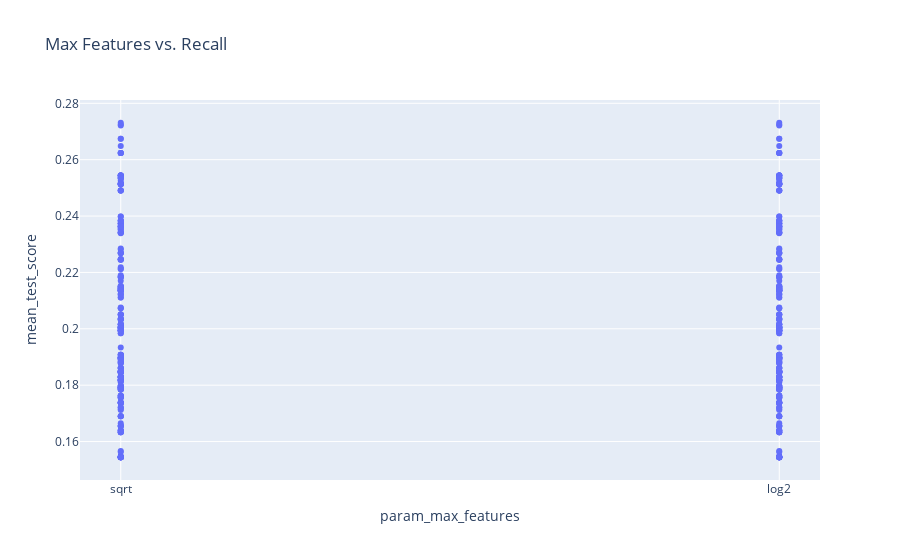

The code cell stored with this chart in its notebook:
### Code cell
px.scatter(df_tree_search_cv, x="param_max_features", y="mean_test_score", title="Max Features vs. Recall")

### Figure 1 — Plotly figure (JSON) as saved in the notebook; plotly's stock layout.template omitted (floating-point values rounded to 4 significant figures; data arrays with more than 128 entries replaced by an {"elided": "..."} marker saying what was removed)
{"data": [{"hovertemplate": "param_max_features=%{x}<br>mean_test_score=%{y}<extra></extra>", "legendgroup": "", "marker": {"color": "#636efa", "symbol": "circle"}, "mode": "markers", "name": "", "orientation": "v", "showlegend": false, "type": "scatter", "x": {"elided": "512 str values"}, "xaxis": "x", "y": {"elided": "512 float values"}, "yaxis": "y"}], "layout": {"legend": {"tracegroupgap": 0}, "title": {"text": "Max Features vs. Recall"}, "xaxis": {"anchor": "y", "domain": [0, 1], "title": {"text": "param_max_features"}}, "yaxis": {"anchor": "x", "domain": [0, 1], "title": {"text": "mean_test_score"}}}}
